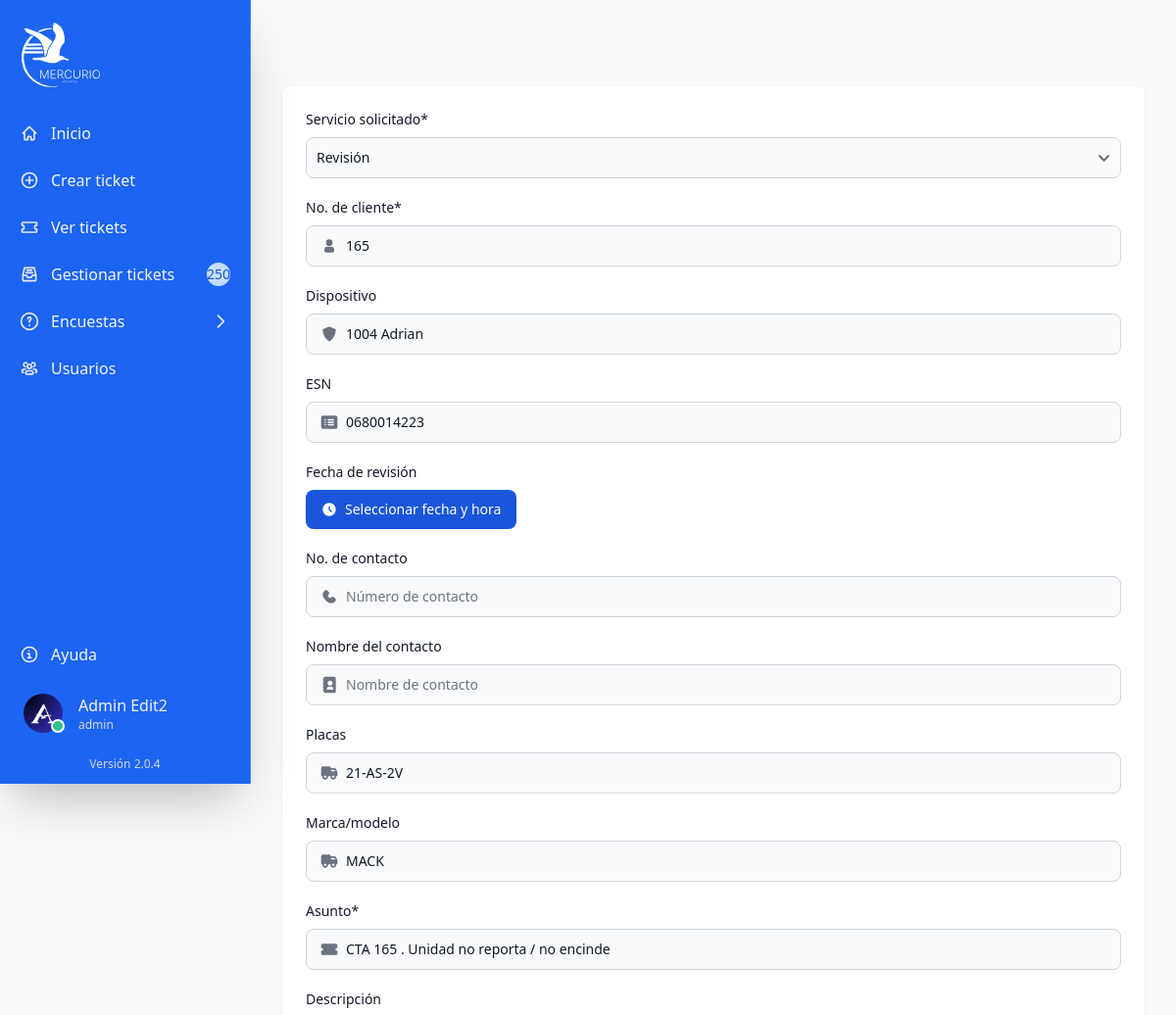
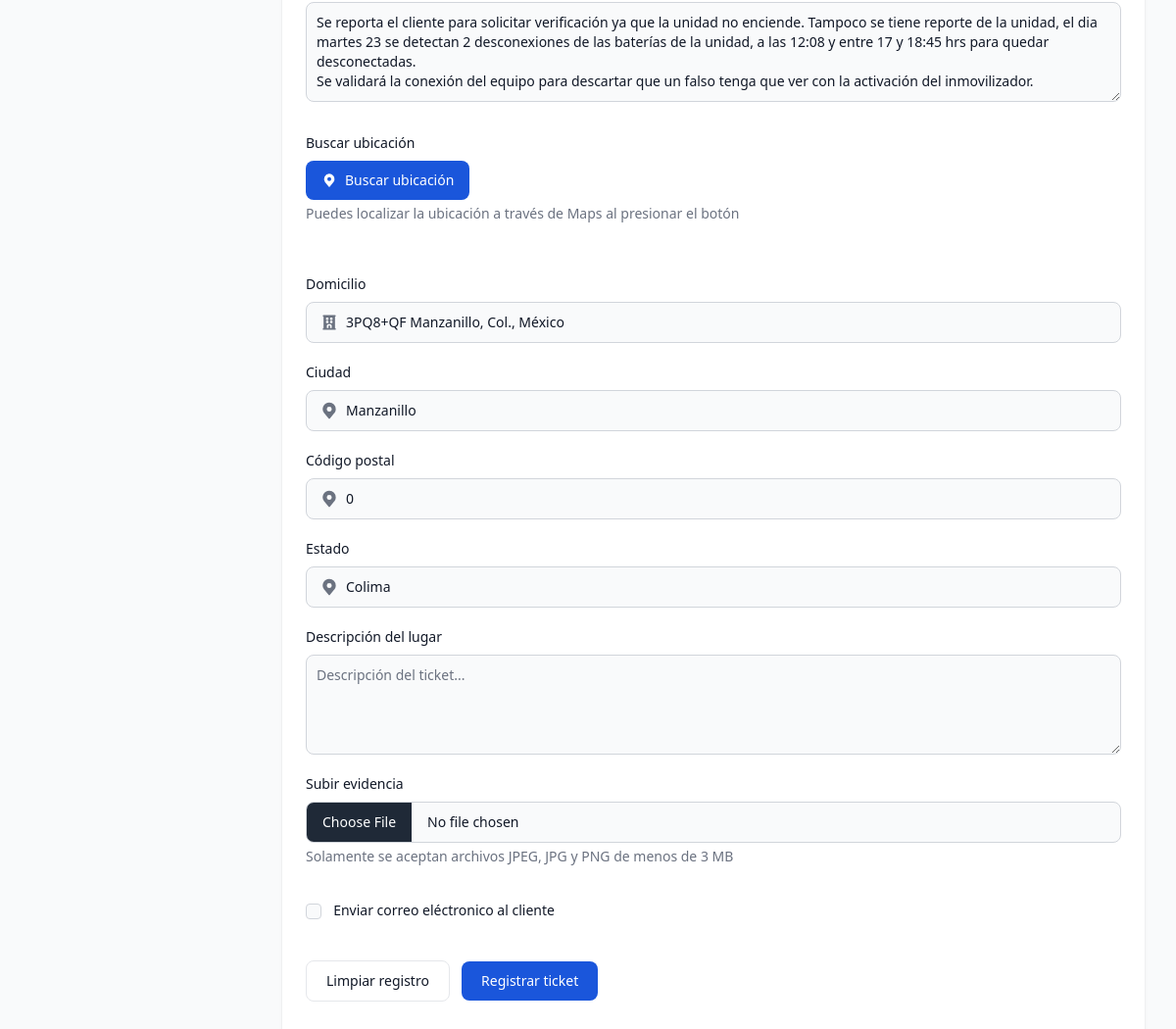
The app's page /src/web/editar.php?id=154 (signed in) with its own data (2 pictures, top to bottom).
### tables this page shows
CREATE TABLE IF NOT EXISTS `tbticket` (
  `idTicket` int NOT NULL AUTO_INCREMENT,
  `fhticket` datetime DEFAULT NULL,
  `nombre` varchar(250) DEFAULT NULL,
  `numTrabajador` int DEFAULT NULL,
  `numCliente` int DEFAULT NULL,
  `dispositivo` varchar(50) DEFAULT NULL,
  `imeiCliente` varchar(50) DEFAULT NULL,
  `fhRevision` datetime DEFAULT NULL,
  `numContacto` varchar(50) DEFAULT NULL,
  `nomContacto` varchar(100) DEFAULT NULL,
  `placasContacto` varchar(10) DEFAULT NULL,
  `marcaContacto` varchar(20) DEFAULT NULL,
  `prioridad` varchar(250) DEFAULT NULL,
  `asunto` varchar(200) DEFAULT NULL,
  `descripcion` mediumtext,
  `estado` varchar(250) DEFAULT NULL,
  `domicilio` varchar(150) DEFAULT NULL,
  `ciudad` varchar(30) DEFAULT NULL,
  `domestado` varchar(30) DEFAULT NULL,
  `codpostal` int DEFAULT NULL,
  `domdescripcion` varchar(250) DEFAULT NULL,
  `servicio` varchar(20) DEFAULT NULL,
  `asignado` varchar(250) DEFAULT NULL,
  `st_estado` tinyint(1) NOT NULL,
  `evidencia` varchar(255) DEFAULT NULL,
  `evidenciaArribo` varchar(250) DEFAULT NULL,
  `evidenciaInicio` varchar(250) DEFAULT NULL,
  `evidenciaRealizacion` varchar(250) DEFAULT NULL,
  `evidenciaFinalizacion` varchar(250) DEFAULT NULL,
  `txt_contestacion` varchar(500) DEFAULT NULL,
  `fhContestacion` datetime DEFAULT NULL,
  `fhAsignado` datetime DEFAULT NULL,
  `fhArribo` datetime DEFAULT NULL,
  `fhInicio` datetime DEFAULT NULL,
  `fhRealizacion` datetime DEFAULT NULL,
  `fhFinalizacion` datetime DEFAULT NULL,
  `fhCongelado` datetime DEFAULT NULL,
  `fhCancelado` datetime DEFAULT NULL,
  `fhProgramada` datetime DEFAULT NULL,
  `fhEliminacion` datetime DEFAULT NULL,
  `motivo_eliminacion` varchar(250) DEFAULT NULL,
  `eliminadopor` varchar(150) DEFAULT NULL,
  `correo` varchar(250) DEFAULT NULL,
  `token` varchar(255) DEFAULT NULL,
  PRIMARY KEY (`idTicket`)
);

### src/web/editar.php (the view, shortened to what the rows shown need)
<?php
include '../configuration/conn-session.php';
if (isset($_GET['id'])) {
    $idTicket = $_GET['id'];
    $query = "SELECT * FROM tbticket WHERE idTicket = '$idTicket'";
    $result = mysqli_query($conn, $query);
    if (mysqli_num_rows($result) > 0) {
        $row = mysqli_fetch_array($result);
    } else {
        echo "<script>alert('No se encontró el ticket');</script>";
        echo "<script>window.location.href = 'gestion.php';</script>";
    }
} else {
    echo "<script>alert('No se encontró el ticket');</script>";
    echo "<script>window.location.href = 'gestion.php';</script>";
}
?>
<!DOCTYPE html>
<html lang="es">
<head>
    <link rel="stylesheet" href="../output.css">
    <link rel="stylesheet" href="./loading.css">
</head>
<body class="bg-gray-50 dark:bg-gray-700">
    <div class="p-4 sm:ml-64">
        <div class="p-4 mt-14">
            <div class="grid grid-cols-1 gap-4 mb-4">
                <div class="max-w-full w-full h-full bg-white rounded-lg shadow dark:bg-gray-800 p-4 md:p-6">
                    <form action="../procesos/ticket-edit.php" method="POST" enctype="multipart/form-data"
                        class="max-w-full mx-auto">
                        <div class="mb-5">
                            <label for="servicio"
                                class="block mb-2 text-sm font-medium text-gray-900 dark:text-white">Servicio
                                solicitado*</label>
                            <select name="servicio" id="servicio"
                                class="bg-gray-50 border border-gray-300 text-gray-900 text-sm rounded-lg focus:ring-blue-500 focus:border-blue-500 block w-full p-2.5 dark:bg-gray-700 dark:border-gray-600 dark:placeholder-gray-400 dark:text-white dark:focus:ring-blue-500 dark:focus:border-blue-500"
                                required>
                                <option value="Revisión" <?php if ($row['servicio'] == 'Revisión') {
                                    echo 'selected';
                                } ?>>Revisión</option>
                            </select>
                        </div>
                        <div class="mb-5">
                            <div class="relative">
                                <div class="absolute inset-y-0 start-0 flex items-center ps-3.5 pointer-events-none">
                                </div>
                                <input type="text" id="numCliente" name="numCliente"
                                    class="bg-gray-50 border border-gray-300 text-gray-900 text-sm rounded-lg focus:ring-blue-500 focus:border-blue-500 block w-full ps-10 p-2.5 dark:bg-gray-700 dark:border-gray-600 dark:placeholder-gray-400 dark:text-white dark:focus:ring-blue-500 dark:focus:border-blue-500"
                                    value="<?php echo htmlspecialchars($row['numCliente'] ?? ''); ?>"
                                    placeholder="Número de cliente" required>
                            </div>
                        </div>
                        <div class="mb-5">
                            <div class="relative">
                                <div class="absolute inset-y-0 start-0 flex items-center ps-3.5 pointer-events-none">
                                </div>
                                <input type="text" id="dispositivo" name="dispositivo"
                                    class="bg-gray-50 border border-gray-300 text-gray-900 text-sm rounded-lg focus:ring-blue-500 focus:border-blue-500 block w-full ps-10 p-2.5 dark:bg-gray-700 dark:border-gray-600 dark:placeholder-gray-400 dark:text-white dark:focus:ring-blue-500 dark:focus:border-blue-500"
                                    value="<?php echo htmlspecialchars($row['dispositivo'] ?? ''); ?>"
                                    placeholder="Dispositivo...">
                            </div>
                        </div>
                        <div class="mb-5">
                            <div class="relative">
                                <div class="absolute inset-y-0 start-0 flex items-center ps-3.5 pointer-events-none">
                                </div>
                                <input type="text" id="imeiCliente" name="imeiCliente"
                                    class="bg-gray-50 border border-gray-300 text-gray-900 text-sm rounded-lg focus:ring-blue-500 focus:border-blue-500 block w-full ps-10 p-2.5 dark:bg-gray-700 dark:border-gray-600 dark:placeholder-gray-400 dark:text-white dark:focus:ring-blue-500 dark:focus:border-blue-500"
                                    value="<?php echo htmlspecialchars($row['imeiCliente'] ?? ''); ?>"
                                    placeholder="ESN de Dispositivo">
                            </div>
                        </div>
                        <div class="mb-5">
                            <div class="relative">
                                <div class="absolute inset-y-0 start-0 flex items-center ps-3.5 pointer-events-none">
                                </div>
                                <input type="text" id="numContacto" name="numContacto"
                                    class="bg-gray-50 border border-gray-300 text-gray-900 text-sm rounded-lg focus:ring-blue-500 focus:border-blue-500 block w-full ps-10 p-2.5 dark:bg-gray-700 dark:border-gray-600 dark:placeholder-gray-400 dark:text-white dark:focus:ring-blue-500 dark:focus:border-blue-500"
                                    value="<?php echo htmlspecialchars($row['numContacto'] ?? ''); ?>"
                                    placeholder="Número de contacto">
                            </div>
                        </div>
                        <div class="mb-5">
                            <div class="relative">
                                <div class="absolute inset-y-0 start-0 flex items-center ps-3.5 pointer-events-none">
                                </div>
                                <input type="text" id="nomContacto" name="nomContacto"
                                    class="bg-gray-50 border border-gray-300 text-gray-900 text-sm rounded-lg focus:ring-blue-500 focus:border-blue-500 block w-full ps-10 p-2.5 dark:bg-gray-700 dark:border-gray-600 dark:placeholder-gray-400 dark:text-white dark:focus:ring-blue-500 dark:focus:border-blue-500"
                                    value="<?php echo htmlspecialchars($row['nomContacto'] ?? ''); ?>"
                                    placeholder="Nombre de contacto">
                            </div>
                        </div>
                        <div class="mb-5">
                            <div class="relative">
                                <div class="absolute inset-y-0 start-0 flex items-center ps-3.5 pointer-events-none">
                                </div>
                                <input type="text" id="placasContacto" name="placasContacto"
                                    class="bg-gray-50 border border-gray-300 text-gray-900 text-sm rounded-lg focus:ring-blue-500 focus:border-blue-500 block w-full ps-10 p-2.5 dark:bg-gray-700 dark:border-gray-600 dark:placeholder-gray-400 dark:text-white dark:focus:ring-blue-500 dark:focus:border-blue-500"
                                    value="<?php echo htmlspecialchars($row['placasContacto'] ?? ''); ?>"
                                    placeholder="Placas del vehículo">
                            </div>
                        </div>
                        <div class="mb-5">
                            <div class="relative">
                                <div class="absolute inset-y-0 start-0 flex items-center ps-3.5 pointer-events-none">
                                </div>
                                <input type="text" id="marcaContacto" name="marcaContacto"
                                    class="bg-gray-50 border border-gray-300 text-gray-900 text-sm rounded-lg focus:ring-blue-500 focus:border-blue-500 block w-full ps-10 p-2.5 dark:bg-gray-700 dark:border-gray-600 dark:placeholder-gray-400 dark:text-white dark:focus:ring-blue-500 dark:focus:border-blue-500"
                                    value="<?php echo htmlspecialchars($row['marcaContacto'] ?? ''); ?>"
                                    placeholder="Marca y/o modelo del vehiculo">
                            </div>
                        </div>
                        <div class="mb-5">
                            <div class="relative">
                                <div class="absolute inset-y-0 start-0 flex items-center ps-3.5 pointer-events-none">
                                </div>
                                <input type="text" id="asunto" name="asunto"
                                    class="bg-gray-50 border border-gray-300 text-gray-900 text-sm rounded-lg focus:ring-blue-500 focus:border-blue-500 block w-full ps-10 p-2.5 dark:bg-gray-700 dark:border-gray-600 dark:placeholder-gray-400 dark:text-white dark:focus:ring-blue-500 dark:focus:border-blue-500"
                                    value="<?php echo htmlspecialchars($row['asunto'] ?? ''); ?>"
                                    placeholder="Asunto del ticket" required>
                            </div>
                        </div>
                        <div class="mb-5">
                            <label for="descripcion"
                                class="block mb-2 text-sm font-medium text-gray-900 dark:text-white">Descripción</label>
                            <textarea id="descripcion" name="descripcion" rows="4"
                                class="block p-2.5 w-full text-sm text-gray-900 bg-gray-50 rounded-lg border border-gray-300 focus:ring-blue-500 focus:border-blue-500 dark:bg-gray-700 dark:border-gray-600 dark:placeholder-gray-400 dark:text-white dark:focus:ring-blue-500 dark:focus:border-blue-500"
                                placeholder="Descripción del ticket..."><?php echo htmlspecialchars($row['descripcion']); ?></textarea>
                        </div>
                        <div class="mb-5">
                            <div class="relative">
                                <div class="absolute inset-y-0 start-0 flex items-center ps-3.5 pointer-events-none">
                                </div>
                                <input type="text" id="address" name="domicilio"
                                    class="bg-gray-50 border border-gray-300 text-gray-900 text-sm rounded-lg focus:ring-blue-500 focus:border-blue-500 block w-full ps-10 p-2.5 dark:bg-gray-700 dark:border-gray-600 dark:placeholder-gray-400 dark:text-white dark:focus:ring-blue-500 dark:focus:border-blue-500"
                                    value="<?php echo htmlspecialchars($row['domicilio'] ?? ''); ?>"
                                    placeholder="Domicilio de encuentro">
                            </div>
                        </div>
                        <div class="mb-5">
                            <div class="relative">
                                <div class="absolute inset-y-0 start-0 flex items-center ps-3.5 pointer-events-none">
                                </div>
                                <input type="text" id="locality" name="ciudad"
                                    class="bg-gray-50 border border-gray-300 text-gray-900 text-sm rounded-lg focus:ring-blue-500 focus:border-blue-500 block w-full ps-10 p-2.5 dark:bg-gray-700 dark:border-gray-600 dark:placeholder-gray-400 dark:text-white dark:focus:ring-blue-500 dark:focus:border-blue-500"
                                    value="<?php echo htmlspecialchars($row['ciudad'] ?? ''); ?>"
                                    placeholder="Ciudad de encuentro">
                            </div>
                        </div>
                        <div class="mb-5">
                            <div class="relative">
                                <div class="absolute inset-y-0 start-0 flex items-center ps-3.5 pointer-events-none">
                                </div>
                                <input type="text" id="postal_code" name="codpostal"
                                    class="bg-gray-50 border border-gray-300 text-gray-900 text-sm rounded-lg focus:ring-blue-500 focus:border-blue-500 block w-full ps-10 p-2.5 dark:bg-gray-700 dark:border-gray-600 dark:placeholder-gray-400 dark:text-white dark:focus:ring-blue-500 dark:focus:border-blue-500"
                                    value="<?php echo htmlspecialchars($row['codpostal'] ?? ''); ?>"
                                    placeholder="Código postal de encuentro">
                            </div>
                        </div>
                        <div class="mb-5">
                            <div class="relative">
                                <div class="absolute inset-y-0 start-0 flex items-center ps-3.5 pointer-events-none">
                                </div>
                                <input type="text" id="state" name="domestado"
                                    class="bg-gray-50 border border-gray-300 text-gray-900 text-sm rounded-lg focus:ring-blue-500 focus:border-blue-500 block w-full ps-10 p-2.5 dark:bg-gray-700 dark:border-gray-600 dark:placeholder-gray-400 dark:text-white dark:focus:ring-blue-500 dark:focus:border-blue-500"
                                    value="<?php echo htmlspecialchars($row['domestado'] ?? ''); ?>"
                                    placeholder="Estado de encuentro">
                            </div>
                        </div>
                    </form>
                </div>
            </div>
        </div>
    </div>
</body>
</html>

### records on screen
tbticket: servicio "Revisión", numCliente "165", dispositivo "1004 Adrian", imeiCliente "0680014223", placasContacto "21-AS-2V", marcaContacto "MACK", asunto "CTA 165 . Unidad no reporta / no encinde", descripcion "Se reporta el cliente para solicitar verificación ya que la unidad no enciende. Tampoco se tiene reporte de la unidad, el dia martes 23 se detectan 2 desconexiones de las baterías de la unidad, a las 12:08 y entre 17 y 18:45 hrs para quedar desconectadas. Se validará la conexión del equipo para descartar que un falso tenga que ver con la activación del inmovilizador.", domicilio "3PQ8+QF Manzanillo, Col., México", ciudad "Manzanillo", codpostal "0", domestado "Colima"

### other values on screen
$totalTickets "250"
$_SESSION['nombre'] "Admin"
$_SESSION['apellido'] "Edit2"
$_SESSION['tipo'] "admin"
